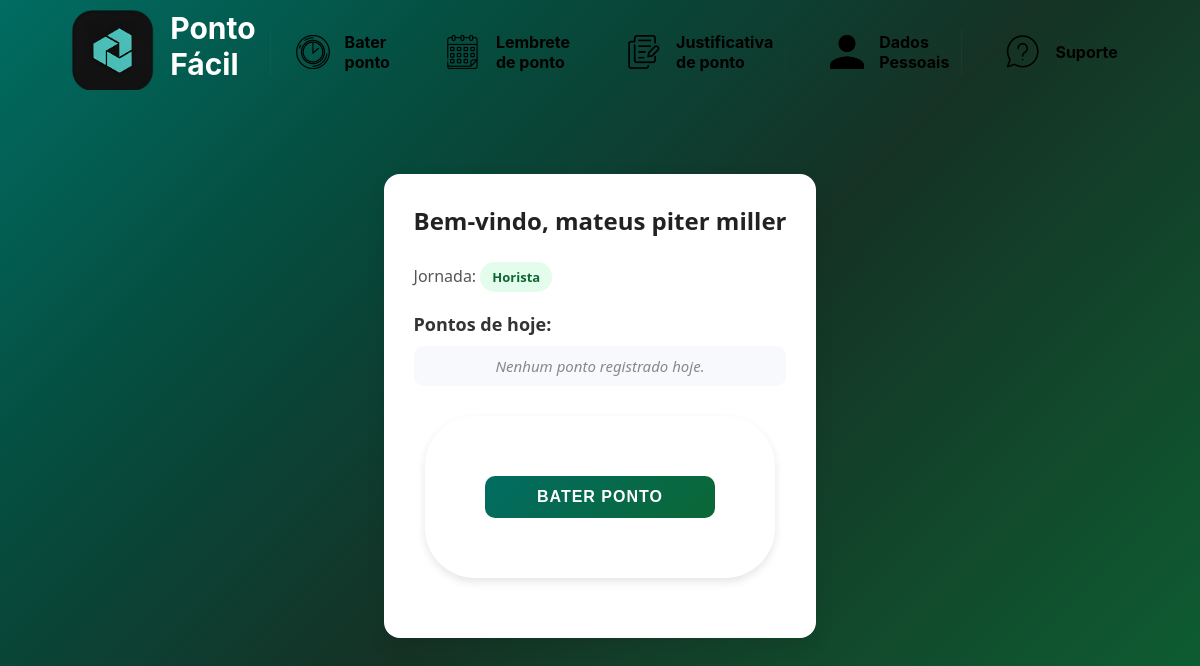
The page /pg_mrc_ponto (signed in) on the database as committed earlier.
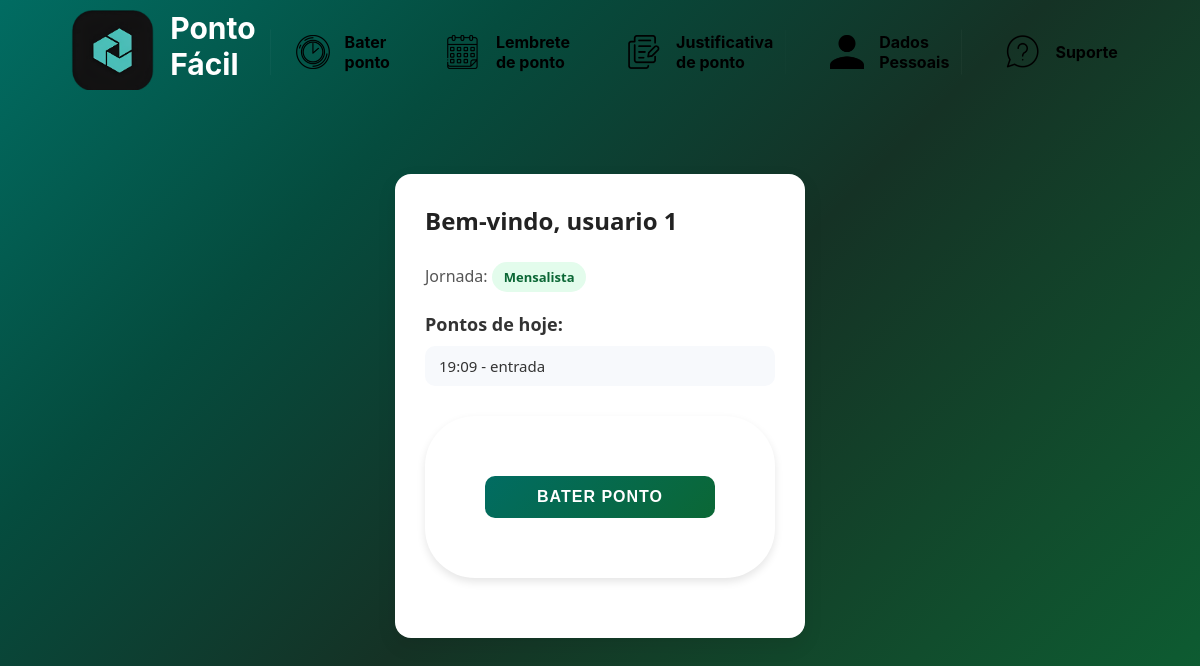
The same page on the database as committed later.
### tables this page shows
CREATE TABLE user (
    idUser INTEGER PRIMARY KEY AUTOINCREMENT,
    nome TEXT NOT NULL,
    cpf TEXT UNIQUE NOT NULL,
    email TEXT UNIQUE NOT NULL,
    matricula TEXT UNIQUE NOT NULL,
    jornada TEXT NOT NULL,
    senha TEXT NOT NULL
);

CREATE TABLE pontos (
    id INTEGER PRIMARY KEY AUTOINCREMENT,
    matricula TEXT,
    data DATE,
    hora TEXT,
    tipo TEXT, -- "entrada", "saida", "intervalo_inicio", "intervalo_fim"
    FOREIGN KEY(matricula) REFERENCES user(matricula)
);

### app.py (the view, shortened to what this page needs)
@app.route("/pg_mrc_ponto", methods=["GET", "POST"])
@app.route("/pg_mrc_ponto", methods=["GET", "POST"])
def pg_mrc_ponto():
    matricula = session.get("matricula")
    if not matricula:
        return redirect(url_for("pg_login"))
    conn = conectar()
    cursor = conn.cursor()
    cursor.execute("SELECT nome, jornada FROM user WHERE matricula = ?", (matricula,))
    usuario = cursor.fetchone()
    conn.close()
    if not usuario:
        flash("Usuário não encontrado.", "error")
        return redirect(url_for("pg_login"))
    nome, jornada = usuario
    agora = datetime.now()
    conn = conectar()
    cursor = conn.cursor()
    cursor.execute("SELECT * FROM pontos WHERE matricula = ? AND data = ? ORDER BY id",
                   (matricula, agora.date()))
    pontos_hoje = cursor.fetchall()
    cursor.execute("SELECT * FROM pontos WHERE matricula = ? AND data = ? ORDER BY id",
                   (matricula, agora.date()))
    pontos_hoje = cursor.fetchall()
    conn.close()
    return render_template("pg_mrc_ponto.html", nome=nome, jornada=jornada, pontos=pontos_hoje)

### app.py (called while the page is built)
def conectar():
    return sqlite3.connect(DB_FILE)

### templates/pg_mrc_ponto.html (shortened to what this page needs)
<!DOCTYPE html>
<html long="pt-br">
<head>
    <link rel="stylesheet" href="{{ url_for('static', filename='css.css') }}">
</head>
<body>
    <header>
        <a href="{{ url_for('pg_inicial') }}"><img class="logo" src="{{ url_for('static', filename='images/Captura_de_tela_2025-08-21_194917-removebg-preview (1).png') }}" alt="Logo Ponto Fácil"></a>
        <h1>Ponto Fácil</h1>
        <a class="link" href="{{ url_for('pg_mrc_ponto') }}"><img class="icon" src="{{ url_for('static', filename='images/mcr_ponto.png') }}" alt="">Bater ponto</a>
        <a class="link" href="{{ url_for('pg_lembrete') }}"><img class="icon" src="{{ url_for('static', filename='images/lembrete.png') }}" alt="">Lembrete de ponto</a>
        <a class="link" href="{{ url_for('pg_justificativa') }}"><img class="icon" src="{{ url_for('static', filename='images/justificativa.png') }}" alt="">Justificativa de ponto</a>
        <a class="link" href="{{ url_for('pg_dados_pessoais') }}"><img class="icon" src="{{ url_for('static', filename='images/usuario.png') }}" alt="">Dados Pessoais</a>
        <a class="link" href="{{ url_for('pg_suporte') }}"><img class="icon" src="{{ url_for('static', filename='images/suporte.png') }}" alt="">Suporte</a>
    </header>
    <main class="main_ponto">
    <div class="ponto-container">
        <h2 class="ponto-title">Bem-vindo, {{ nome }}</h2>
        <p class="ponto-subtitle">Jornada: <span class="badge jornada">{{ jornada }}</span></p>
        <h3 class="ponto-section">Pontos de hoje:</h3>
        <ul class="ponto-list">
            {% for p in pontos %}
                <li>{{ p[3] }} - {{ p[4] }}</li>
            {% else %}
                <li class="empty">Nenhum ponto registrado hoje.</li>
            {% endfor %}
        </ul>
        <form method="POST" class="ponto-form">
            <button type="submit" class="btn-ponto">Bater Ponto</button>
        </form>
    </div>
    </main>
</body>
</html>

### static/css.css (style rules this page uses)
body { font-family: 'inter', sans-serif; background: linear-gradient(135deg, #016c62 0%, #054c3e 25%, #153225 50%, #114d2d 75%, #0b6735 100% ); min-height: 100vh; display: flex; flex-direction: column; align-items: center; }
.main_ponto { margin-top: 15px; padding: 15px; }
main { display: flex; margin: 200px; flex-direction: column; align-items: center; justify-content: center; }
.logo { width: 100px; height: auto; }
header { display: flex; flex-direction: row; justify-content: center; gap: 1px; padding: 10px; border-radius: 0px; width: 80%; max-width: 600px; gap: 10px; }
.link { background: linear-gradient(135deg, #00b894); color: rgb(0, 0, 0); border: none; border-radius: 12px; padding: 6px 12px; font-size: 16px; font-weight: bold; cursor: pointer; transition: all 0.3s ease; box-shadow: 0px 4px 10px rgba(230, 226, 226, 0.2); text-decoration: none; display: flex; flex-direction: row; margin: 5px; border-radius: 0; clip-path: polygon(10% 0, 90% 0, 100% 20%, 100% 80%, 90% 100%, 10% 100%, 0 80%, 0 20%); align-items: center; }
.icon { width: 60px; height: 60px; object-fit: contain; margin-right: 2px; }
h1 { font-size: 30px; font-weight: bold; color: #ffffff; }
* { margin: 0; padding: 0; box-sizing: border-box; }
.logo { width: 95px; height: 80px; object-fit: contain; }
p { color: #ffffff; font-size: 16px; margin-bottom: 20px; margin-top: 20px; }
form { background: #fff; padding: 60px; margin: 30px auto; width: 350px; border-radius: 50px; box-shadow: 0 4px 8px rgba(0, 0, 0, 0.1); text-align: left; }
div { margin: 10px }
* { box-sizing: border-box; }
.ponto-container { max-width: 600px; margin: 40px auto; background: #ffffff; padding: 30px; border-radius: 16px; box-shadow: 0 8px 20px rgba(0,0,0,0.08); font-family: "Segoe UI", Roboto, sans-serif; animation: fadeIn 0.6s ease-in-out; }
.ponto-title { font-size: 24px; font-weight: 700; color: #222; margin-bottom: 8px; }
.ponto-subtitle { font-size: 16px; color: #555; margin-bottom: 20px; }
.ponto-section { font-size: 18px; margin-top: 20px; margin-bottom: 10px; color: #333; }
.ponto-list { list-style: none; padding: 0; margin: 0 0 20px 0; }
.ponto-list li { background: #f7f9fc; margin: 6px 0; padding: 10px 14px; border-radius: 10px; font-size: 15px; color: #333; transition: transform 0.2s; }
.btn-ponto { background: linear-gradient(135deg, #016c62, #0b6735); border: none; color: #fff; font-size: 16px; font-weight: 600; padding: 12px 20px; border-radius: 10px; cursor: pointer; transition: 0.3s ease-in-out; width: 100%; text-transform: uppercase; letter-spacing: 1px; }
.badge { display: inline-block; padding: 6px 12px; border-radius: 20px; font-size: 13px; font-weight: 600; text-transform: capitalize; margin-top: 5px; }
.badge.jornada { background: #e3fcec; color: #0b6735; }

Rows that differ between the two databases and show on the page:
changed user: nome "mateus piter miller" → "usuario 1"; jornada "Horista" → "Mensalista"
now on this page (row edited): pontos: hora "19:09", tipo "entrada"
Other text that changed with them:
text no longer shown: "Nenhum ponto registrado hoje."
